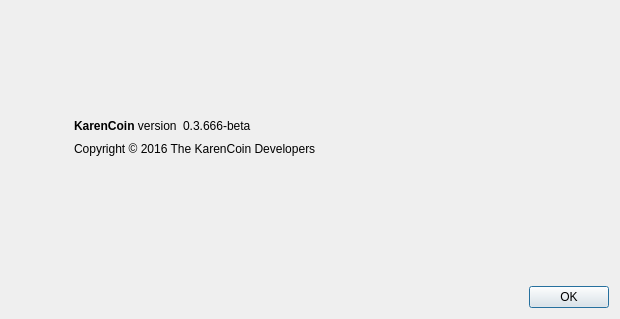
<?xml version="1.0" encoding="UTF-8"?>
<ui version="4.0">
 <class>AboutDialog</class>
 <widget class="QDialog" name="AboutDialog">
  <property name="geometry">
   <rect>
    <x>0</x>
    <y>0</y>
    <width>620</width>
    <height>319</height>
   </rect>
  </property>
  <property name="windowTitle">
   <string>About KarenCoin</string>
  </property>
  <layout class="QHBoxLayout" name="horizontalLayout_2">
   <item>
    <widget class="QLabel" name="label_4">
     <property name="sizePolicy">
      <sizepolicy hsizetype="Preferred" vsizetype="Ignored">
       <horstretch>0</horstretch>
       <verstretch>0</verstretch>
      </sizepolicy>
     </property>
     <property name="pixmap">
      <pixmap resource="../bitcoin.qrc">:/images/about</pixmap>
     </property>
    </widget>
   </item>
   <item>
    <layout class="QVBoxLayout" name="verticalLayout_2">
     <property name="leftMargin">
      <number>50</number>
     </property>
     <item>
      <spacer name="verticalSpacer_2">
       <property name="orientation">
        <enum>Qt::Vertical</enum>
       </property>
       <property name="sizeHint" stdset="0">
        <size>
         <width>20</width>
         <height>40</height>
        </size>
       </property>
      </spacer>
     </item>
     <item>
      <layout class="QHBoxLayout" name="horizontalLayout">
       <item>
        <widget class="QLabel" name="label">
         <property name="cursor">
          <cursorShape>IBeamCursor</cursorShape>
         </property>
         <property name="text">
          <string>&lt;html&gt;&lt;head/&gt;&lt;body&gt;&lt;p&gt;&lt;span style=&quot; font-weight:600;&quot;&gt;KarenCoin&lt;/span&gt; version&lt;/p&gt;&lt;/body&gt;&lt;/html&gt;</string>
         </property>
         <property name="textInteractionFlags">
          <set>Qt::LinksAccessibleByMouse|Qt::TextSelectableByKeyboard|Qt::TextSelectableByMouse</set>
         </property>
        </widget>
       </item>
       <item>
        <widget class="QLabel" name="versionLabel">
         <property name="cursor">
          <cursorShape>IBeamCursor</cursorShape>
         </property>
         <property name="text">
          <string notr="true">0.3.666-beta</string>
         </property>
         <property name="textInteractionFlags">
          <set>Qt::LinksAccessibleByMouse|Qt::TextSelectableByKeyboard|Qt::TextSelectableByMouse</set>
         </property>
        </widget>
       </item>
       <item>
        <spacer name="horizontalSpacer">
         <property name="orientation">
          <enum>Qt::Horizontal</enum>
         </property>
         <property name="sizeHint" stdset="0">
          <size>
           <width>40</width>
           <height>20</height>
          </size>
         </property>
        </spacer>
       </item>
      </layout>
     </item>
     <item>
      <widget class="QLabel" name="copyrightLabel">
       <property name="cursor">
        <cursorShape>IBeamCursor</cursorShape>
       </property>
       <property name="text">
        <string notr="true">Copyright &amp;copy; 2016 The KarenCoin Developers</string>
       </property>
       <property name="textFormat">
        <enum>Qt::RichText</enum>
       </property>
       <property name="textInteractionFlags">
        <set>Qt::LinksAccessibleByMouse|Qt::TextSelectableByKeyboard|Qt::TextSelectableByMouse</set>
       </property>
      </widget>
     </item>
     <item>
      <widget class="QLabel" name="label_2">
       <property name="cursor">
        <cursorShape>IBeamCursor</cursorShape>
       </property>
       <property name="text">
        <string/>
       </property>
       <property name="wordWrap">
        <bool>true</bool>
       </property>
       <property name="textInteractionFlags">
        <set>Qt::LinksAccessibleByMouse|Qt::TextSelectableByKeyboard|Qt::TextSelectableByMouse</set>
       </property>
      </widget>
     </item>
     <item>
      <spacer name="verticalSpacer">
       <property name="orientation">
        <enum>Qt::Vertical</enum>
       </property>
       <property name="sizeHint" stdset="0">
        <size>
         <width>20</width>
         <height>40</height>
        </size>
       </property>
      </spacer>
     </item>
     <item>
      <widget class="QDialogButtonBox" name="buttonBox">
       <property name="orientation">
        <enum>Qt::Horizontal</enum>
       </property>
       <property name="standardButtons">
        <set>QDialogButtonBox::Ok</set>
       </property>
      </widget>
     </item>
    </layout>
   </item>
  </layout>
 </widget>
 <resources>
  <include location="../bitcoin.qrc"/>
 </resources>
 <connections>
  <connection>
   <sender>buttonBox</sender>
   <signal>accepted()</signal>
   <receiver>AboutDialog</receiver>
   <slot>accept()</slot>
   <hints>
    <hint type="sourcelabel">
     <x>360</x>
     <y>308</y>
    </hint>
    <hint type="destinationlabel">
     <x>157</x>
     <y>274</y>
    </hint>
   </hints>
  </connection>
  <connection>
   <sender>buttonBox</sender>
   <signal>rejected()</signal>
   <receiver>AboutDialog</receiver>
   <slot>reject()</slot>
   <hints>
    <hint type="sourcelabel">
     <x>428</x>
     <y>308</y>
    </hint>
    <hint type="destinationlabel">
     <x>286</x>
     <y>274</y>
    </hint>
   </hints>
  </connection>
 </connections>
</ui>
